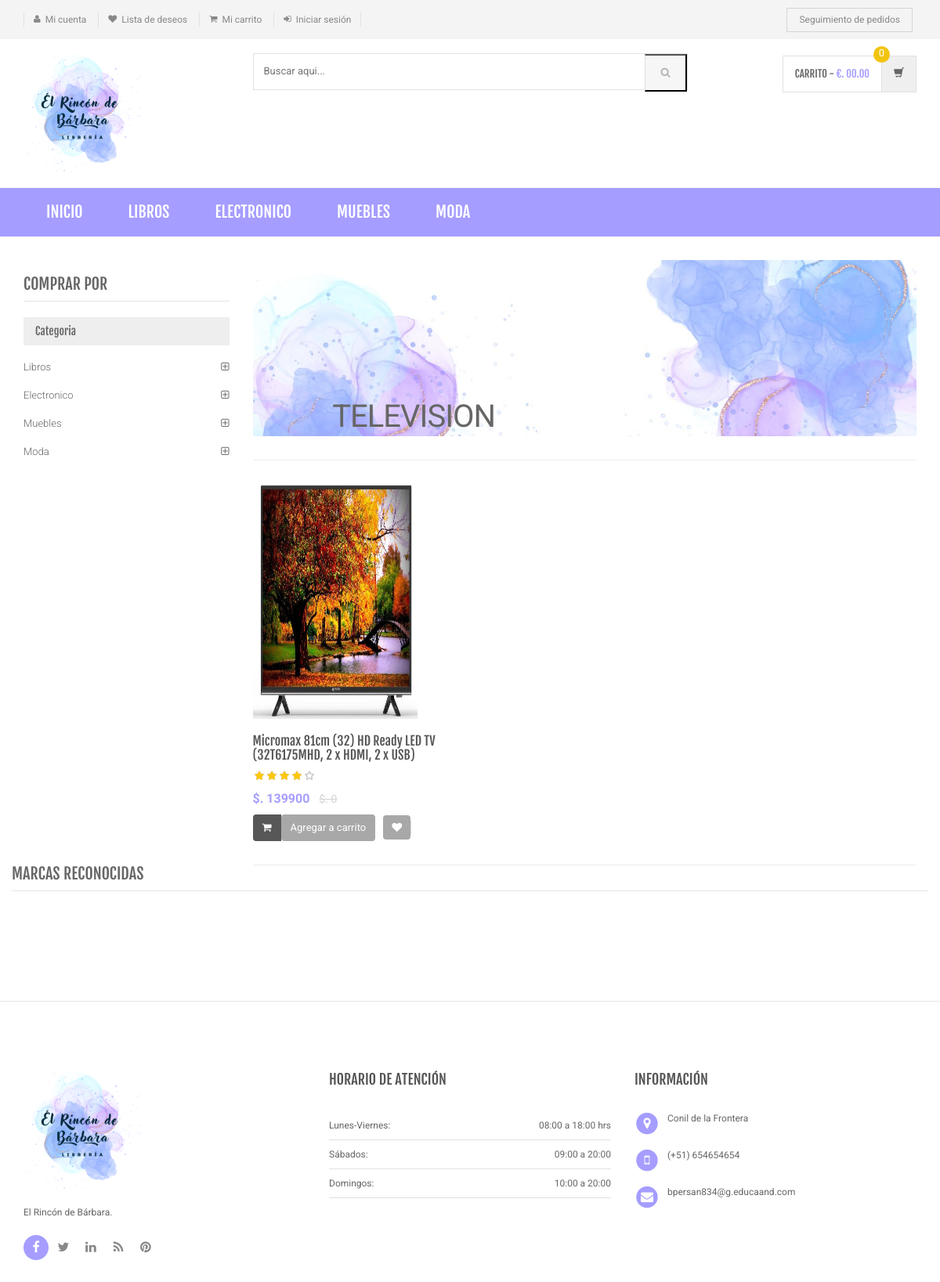
Screenshot of /sub-category1.php?scid=3 with the database file from the repository.
### tables this page shows
CREATE TABLE `category` (
  `id` int(11) NOT NULL,
  `categoryName` varchar(255) DEFAULT NULL,
  `categoryDescription` longtext DEFAULT NULL,
  `creationDate` timestamp NOT NULL DEFAULT current_timestamp(),
  `updationDate` varchar(255) DEFAULT NULL
);

CREATE TABLE `subcategory` (
  `id` int(11) NOT NULL,
  `categoryid` int(11) DEFAULT NULL,
  `subcategory` varchar(255) DEFAULT NULL,
  `creationDate` timestamp NULL DEFAULT current_timestamp(),
  `updationDate` varchar(255) DEFAULT NULL
);

CREATE TABLE `products` (
  `id` int(11) NOT NULL AUTO_INCREMENT,
  `category` int(11) NOT NULL,
  `subCategory` int(11) DEFAULT NULL,
  `productName` varchar(255) DEFAULT NULL,
  `productCompany` varchar(255) DEFAULT NULL,
  `productPrice` int(11) DEFAULT NULL,
  `productPriceBeforeDiscount` int(11) DEFAULT NULL,
  `productDescription` longtext DEFAULT NULL,
  `productImage1` varchar(255) DEFAULT NULL,
  `productImage2` varchar(255) DEFAULT NULL,
  `productImage3` varchar(255) DEFAULT NULL,
  `shippingCharge` int(11) DEFAULT NULL,
  `productAvailability` varchar(255) DEFAULT NULL,
  `postingDate` timestamp NULL DEFAULT current_timestamp(),
  `updationDate` varchar(255) DEFAULT NULL,
  `author_id` int(11) DEFAULT NULL,
  PRIMARY KEY (`id`),
  KEY `author_id` (`author_id`),
  CONSTRAINT `products_ibfk_1` FOREIGN KEY (`author_id`) REFERENCES `autores` (`id`) ON DELETE SET NULL ON UPDATE CASCADE
);

### sub-category1.php (the view, shortened to what this page needs)
<?php
include('includes/config.php');
$cid=intval($_GET['scid']);
?>
<!DOCTYPE html>
<html lang="es">
	<head>
	    <link rel="stylesheet" href="assets/css/bootstrap.min.css">
	    <link rel="stylesheet" href="assets/css/main.css">
	    <link rel="stylesheet" href="assets/css/green.css">
	    <link rel="stylesheet" href="assets/css/owl.carousel.css">
		<link rel="stylesheet" href="assets/css/owl.transitions.css">
		<link href="assets/css/lightbox.css" rel="stylesheet">
		<link rel="stylesheet" href="assets/css/animate.min.css">
		<link rel="stylesheet" href="assets/css/rateit.css">
		<link rel="stylesheet" href="assets/css/bootstrap-select.min.css">
		<link rel="stylesheet" href="assets/css/config.css">
		<link rel="stylesheet" href="assets/css/font-awesome.min.css">
	</head>
    <body class="cnt-home">
<header class="header-style-1">
<?php include('includes/top-header.php');?>
<?php include('includes/main-header.php');?>
<?php include('includes/menu-bar.php');?>
</header>
<div class="body-content outer-top-xs">
	<div class='container'>
		<div class='row outer-bottom-sm'>
			<div class='col-md-3 sidebar'>
	            <div class="sidebar-module-container">
	            	<h3 class="section-title">comprar por</h3>
	            	<div class="sidebar-filter">
<div class="sidebar-widget wow fadeInUp outer-bottom-xs ">
	<div class="widget-header m-t-20">
		<h4 class="widget-title">Categoria</h4>
	</div>
	<div class="sidebar-widget-body m-t-10">
	         <?php $sql=mysql_query("select id,categoryName from category");
while($row=mysql_fetch_array($sql))
{
    ?>
		<div class="accordion">
	    	<div class="accordion-group">
	            <div class="accordion-heading">
	                <a href="category.php?cid=<?php echo htmlentities($row['id']);?>"  class="accordion-toggle collapsed">
	                   <?php echo htmlentities($row['categoryName']);?>
	                </a>
	            </div>
	        </div>
	    </div>
	    <?php } ?>
	</div>
</div>
	            	</div>
	            </div>
            </div>
			<div class='col-md-9'>
	<div id="category" class="category-carousel hidden-xs">
		<div class="item">
			<div class="image">
				<img src="assets/images/banners/banner1.jpeg" alt="" class="img-responsive">
			</div>
			<div class="container-fluid">
				<div class="caption vertical-top text-left">
					<div class="big-text">
						<br />
					</div>
					       <?php $sql=mysql_query("select  subcategory  from  subcategory where id='$cid'");
while($row=mysql_fetch_array($sql))
{
    ?>
					<div class="excerpt hidden-sm hidden-md">
						<?php echo htmlentities($row['subcategory']);?>
					</div>
			<?php } ?>
				</div>
			</div>
		</div>
</div>
				<div class="search-result-container">
					<div id="myTabContent" class="tab-content">
						<div class="tab-pane active " id="grid-container">
							<div class="category-product  inner-top-vs">
							<div class="row">
			<?php
$ret=mysql_query("select * from products where subCategory='$cid'");
    $num=mysql_num_rows($ret);
if($num>0)
{
while ($row=mysql_fetch_array($ret))
{?>
		<div class="col-sm-4 col-md-4 wow fadeInUp">
			<div class="products">
	<div class="product">
		<div class="product-image">
			<div class="image">
				<a href="product-details.php?pid=<?php echo htmlentities($row['id']);?>"><img  src="assets/images/blank.gif" data-echo="admin/productimages/<?php echo htmlentities($row['productName']);?>/<?php echo htmlentities($row['productImage1']);?>" alt="" width="210" height="300"></a>
			</div>
		</div>
		<div class="product-info text-left">
			<h3 class="name"><a href="product-details.php?pid=<?php echo htmlentities($row['id']);?>"><?php echo htmlentities($row['productName']);?></a></h3>
			<div class="rating rateit-small"></div>
			<div class="product-price">
				<span class="price">
					$. <?php echo htmlentities($row['productPrice']);?>			</span>
										     <span class="price-before-discount">$. <?php echo htmlentities($row['productPriceBeforeDiscount']);?></span>
			</div>
		</div>
					<div class="cart clearfix animate-effect">
				<div class="action">
					<ul class="list-unstyled">
						<li class="add-cart-button btn-group">
							<button class="btn btn-primary icon" data-toggle="dropdown" type="button">
								<i class="fa fa-shopping-cart"></i>
							</button>
							<a href="category.php?page=product&action=add&id=<?php echo $row['id']; ?>">
							<button class="btn btn-primary" type="button">Agregar a carrito</button></a>
						</li>
		                <li class="lnk wishlist">
							<a class="add-to-cart" href="category.php?pid=<?php echo htmlentities($row['id'])?>&&action=wishlist" title="Wishlist">
								 <i class="icon fa fa-heart"></i>
							</a>
						</li>
					</ul>
				</div>
			</div>
			</div>
			</div>
		</div>
	  <?php
	} } else{
?>
	<div class="col-sm-4 col-md-4 wow fadeInUp">
	<h3>No Products Found</h3>
	</div>
	<?php } ?>
										</div>
							</div>
						</div>
				</div>
			</div>
		</div>
		<?php include('includes/brands-slider.php');?>
</div>
</div>
<?php include('includes/footer.php');?>
</body>
</html>

### includes/menu-bar.php (shortened to what this page needs)
<div class="header-nav animate-dropdown">
    <div class="container">
        <div class="yamm navbar navbar-default" role="navigation">
            <div class="nav-bg-class">
                <div class="navbar-collapse collapse" id="mc-horizontal-menu-collapse">
	<div class="nav-outer">
		<ul class="nav navbar-nav">
			<li class="active dropdown yamm-fw">
				<a href="index.php" data-hover="dropdown" class="dropdown-toggle">Inicio</a>
			</li>
              <?php $sql=mysqli_query($con,"select id,categoryName  from category limit 6");
while($row=mysqli_fetch_array($sql))
{
    ?>
			<li class="dropdown yamm">
				<a href="category.php?cid=<?php echo $row['id'];?>"> <?php echo $row['categoryName'];?></a>
			</li>
			<?php } ?>
		</ul>
		<div class="clearfix"></div>
	</div>
</div>
            </div>
        </div>
    </div>
</div>

### assets/css/green.css (style rules this page uses)
a { color: #a59dff; }
.header-style-1 .header-nav { background: #a59dff; }
.cnt-home .header-style-1 .header-nav .navbar .navbar-nav > li.active { background: #a59dff; }
.product .product-info .product-price .price { color: #a59dff; }
.sidebar .sidebar-module-container .sidebar-widget .sidebar-widget-body .accordion .accordion-group .accordion-heading .accordion-toggle, .sidebar .sidebar-module-container .sidebar-widget .sidebar-widget-body .accordion .accordion-group .accordion-heading .accordion-toggle:hover, .sidebar .sidebar-module-container .sidebar-widget .sidebar-widget-body .accordion .accordion-group .accordion-heading .accordion-toggle:focus, .sidebar .sidebar-module-container .sidebar-widget .sidebar-widget-body .accordion .accordion-group .accordion-heading .accordion-toggle:after { color: #a59dff; }

### assets/css/lightbox.css (style rules this page uses)
body:after { content: url(../images/close.png) url(../images/loading.gif) url(../images/prev.png) url(../images/next.png); display: none; }

### assets/css/rateit.css (style rules this page uses)
.rateit { display: -moz-inline-box; display: inline-block; position: relative; -webkit-user-select: none; -khtml-user-select: none; -moz-user-select: none; -o-user-select: none; -ms-user-select: none; user-select: none; -webkit-touch-callout: none; }

### rows the page displays
category: categoryName "LIBROS", categoryName "Libros"
category: categoryName "ELECTRONICO", categoryName "Electronico"
category: categoryName "MUEBLES", categoryName "Muebles"
category: categoryName "MODA", categoryName "Moda"
subcategory: subcategory "TELEVISION"
products: productName+productImage1 (picture), productName "Micromax 81cm (32) HD Ready LED TV (32T6175MHD, 2 x HDMI, 2 x USB)", productPrice "139900", productPriceBeforeDiscount "0"
